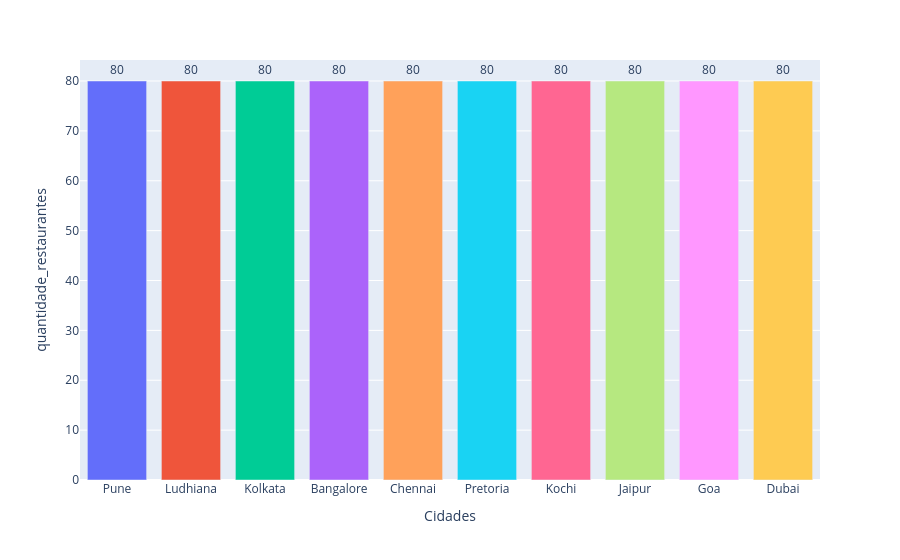

The cell this chart's notebook holds for it:
### Markdown cell above
# Funções de Gráficos

### Code cell
# Top 10 cidades com mais restaurantes

def top_cidades_restaurantes(df):
    cidade_mais_restaurantes = (df.groupby('city')
                                .agg(
                                    quantidade_restaurantes=('restaurant_id', 'nunique'),
                                    menor_id=('restaurant_id', 'min')
                                ).sort_values(by=['quantidade_restaurantes', 'menor_id'], ascending=[False, True]).reset_index().head(10))
    fig = px.bar(cidade_mais_restaurantes, x='city', y='quantidade_restaurantes', text='quantidade_restaurantes', color='city', labels={'city': 'Cidades'})
    
    fig.update_layout(xaxis_title = 'Cidades', showlegend=False)
    fig.update_traces(textposition='outside')
    
    return fig

top_cidades_restaurantes(df)

### Figure 1 — Plotly figure (JSON) as saved in the notebook; plotly's stock layout.template omitted (floating-point values rounded to 4 significant figures)
{"data": [{"alignmentgroup": "True", "hovertemplate": "Cidades=%{x}<br>quantidade_restaurantes=%{text}<extra></extra>", "legendgroup": "Pune", "marker": {"color": "#636efa", "pattern": {"shape": ""}}, "name": "Pune", "offsetgroup": "Pune", "orientation": "v", "showlegend": true, "text": [80], "textposition": "outside", "type": "bar", "x": ["Pune"], "xaxis": "x", "y": [80], "yaxis": "y"}, {"alignmentgroup": "True", "hovertemplate": "Cidades=%{x}<br>quantidade_restaurantes=%{text}<extra></extra>", "legendgroup": "Ludhiana", "marker": {"color": "#EF553B", "pattern": {"shape": ""}}, "name": "Ludhiana", "offsetgroup": "Ludhiana", "orientation": "v", "showlegend": true, "text": [80], "textposition": "outside", "type": "bar", "x": ["Ludhiana"], "xaxis": "x", "y": [80], "yaxis": "y"}, {"alignmentgroup": "True", "hovertemplate": "Cidades=%{x}<br>quantidade_restaurantes=%{text}<extra></extra>", "legendgroup": "Kolkata", "marker": {"color": "#00cc96", "pattern": {"shape": ""}}, "name": "Kolkata", "offsetgroup": "Kolkata", "orientation": "v", "showlegend": true, "text": [80], "textposition": "outside", "type": "bar", "x": ["Kolkata"], "xaxis": "x", "y": [80], "yaxis": "y"}, {"alignmentgroup": "True", "hovertemplate": "Cidades=%{x}<br>quantidade_restaurantes=%{text}<extra></extra>", "legendgroup": "Bangalore", "marker": {"color": "#ab63fa", "pattern": {"shape": ""}}, "name": "Bangalore", "offsetgroup": "Bangalore", "orientation": "v", "showlegend": true, "text": [80], "textposition": "outside", "type": "bar", "x": ["Bangalore"], "xaxis": "x", "y": [80], "yaxis": "y"}, {"alignmentgroup": "True", "hovertemplate": "Cidades=%{x}<br>quantidade_restaurantes=%{text}<extra></extra>", "legendgroup": "Chennai", "marker": {"color": "#FFA15A", "pattern": {"shape": ""}}, "name": "Chennai", "offsetgroup": "Chennai", "orientation": "v", "showlegend": true, "text": [80], "textposition": "outside", "type": "bar", "x": ["Chennai"], "xaxis": "x", "y": [80], "yaxis": "y"}, {"alignmentgroup": "True", "hovertemplate": "Cidades=%{x}<br>quantidade_restaurantes=%{text}<extra></extra>", "legendgroup": "Pretoria", "marker": {"color": "#19d3f3", "pattern": {"shape": ""}}, "name": "Pretoria", "offsetgroup": "Pretoria", "orientation": "v", "showlegend": true, "text": [80], "textposition": "outside", "type": "bar", "x": ["Pretoria"], "xaxis": "x", "y": [80], "yaxis": "y"}, {"alignmentgroup": "True", "hovertemplate": "Cidades=%{x}<br>quantidade_restaurantes=%{text}<extra></extra>", "legendgroup": "Kochi", "marker": {"color": "#FF6692", "pattern": {"shape": ""}}, "name": "Kochi", "offsetgroup": "Kochi", "orientation": "v", "showlegend": true, "text": [80], "textposition": "outside", "type": "bar", "x": ["Kochi"], "xaxis": "x", "y": [80], "yaxis": "y"}, {"alignmentgroup": "True", "hovertemplate": "Cidades=%{x}<br>quantidade_restaurantes=%{text}<extra></extra>", "legendgroup": "Jaipur", "marker": {"color": "#B6E880", "pattern": {"shape": ""}}, "name": "Jaipur", "offsetgroup": "Jaipur", "orientation": "v", "showlegend": true, "text": [80], "textposition": "outside", "type": "bar", "x": ["Jaipur"], "xaxis": "x", "y": [80], "yaxis": "y"}, {"alignmentgroup": "True", "hovertemplate": "Cidades=%{x}<br>quantidade_restaurantes=%{text}<extra></extra>", "legendgroup": "Goa", "marker": {"color": "#FF97FF", "pattern": {"shape": ""}}, "name": "Goa", "offsetgroup": "Goa", "orientation": "v", "showlegend": true, "text": [80], "textposition": "outside", "type": "bar", "x": ["Goa"], "xaxis": "x", "y": [80], "yaxis": "y"}, {"alignmentgroup": "True", "hovertemplate": "Cidades=%{x}<br>quantidade_restaurantes=%{text}<extra></extra>", "legendgroup": "Dubai", "marker": {"color": "#FECB52", "pattern": {"shape": ""}}, "name": "Dubai", "offsetgroup": "Dubai", "orientation": "v", "showlegend": true, "text": [80], "textposition": "outside", "type": "bar", "x": ["Dubai"], "xaxis": "x", "y": [80], "yaxis": "y"}], "layout": {"barmode": "relative", "legend": {"title": {"text": "Cidades"}, "tracegroupgap": 0}, "margin": {"t": 60}, "showlegend": false, "xaxis": {"anchor": "y", "categoryarray": ["Pune", "Ludhiana", "Kolkata", "Bangalore", "Chennai", "Pretoria", "Kochi", "Jaipur", "Goa", "Dubai"], "categoryorder": "array", "domain": [0, 1], "title": {"text": "Cidades"}}, "yaxis": {"anchor": "x", "domain": [0, 1], "title": {"text": "quantidade_restaurantes"}}}}
